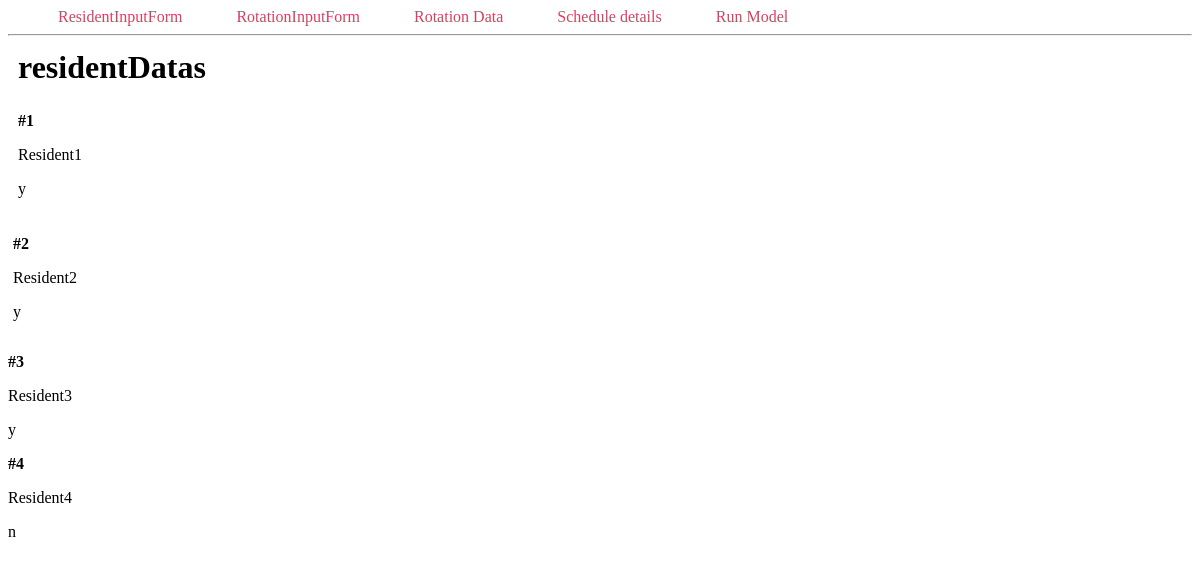
Page /myData2 on the committed database.
### main.py (models this page shows, shortened)
class Store_Resident_data(db.Model):
  __tablename__ = 'resident'
  residentId = db.Column('Resident_id', db.Integer, primary_key = True) # Primary Key
  name = db.Column('name', db.String(50))
  allYear = db.Column('allYear', db.CHAR)

### main.py (the view)
@app.route('/myData2', methods=['GET'])
def myData2():
  residentDatas = Store_Resident_data.query.all()
  return render_template('myData2.html', residentDatas=residentDatas)

### templates/myData2.html (shortened to what this page needs)
<!DOCTYPE html>
<html lang="en">
<head>
</head>
<body>
    <nav>
        <a href="{{ url_for('index') }}">ResidentInputForm</a>
        <a href="{{ url_for('index2') }}">RotationInputForm</a>
        <a href="{{ url_for('myData') }}">Rotation Data</a>
        <a href="{{ url_for('table') }}">Schedule details</a>
        <a href="{{ url_for('table') }}">Run Model</a>
    </nav>
    <hr>
    <div class="content">
        <h1 class="title">{% block title %} residentDatas {% endblock %}</h1>
    <div class="content">
        {% for residentData in residentDatas %}
            <div class="residentDatas">
                <p><b>#{{ residentData.residentId }}</b></p>
                <p>{{ residentData.name }}</p>
                <p>{{ residentData.allYear }}</p>
                </div>
            </div>
        {% endfor %}
</body>
</html>

### templates/myData2.html (style rules this page uses)
.title { margin: 5px; }
.content { margin: 5px; width: 100%; display: flex; flex-direction: row; flex-wrap: wrap; }
nav a { color: #d64161; font-size: 1em; margin-left: 50px; text-decoration: none; }

### rows in the picture
Store_Resident_data: residentId "1", name "Resident1", allYear "y"
Store_Resident_data: residentId "2", name "Resident2", allYear "y"
Store_Resident_data: residentId "3", name "Resident3", allYear "y"
Store_Resident_data: residentId "4", name "Resident4", allYear "n"
